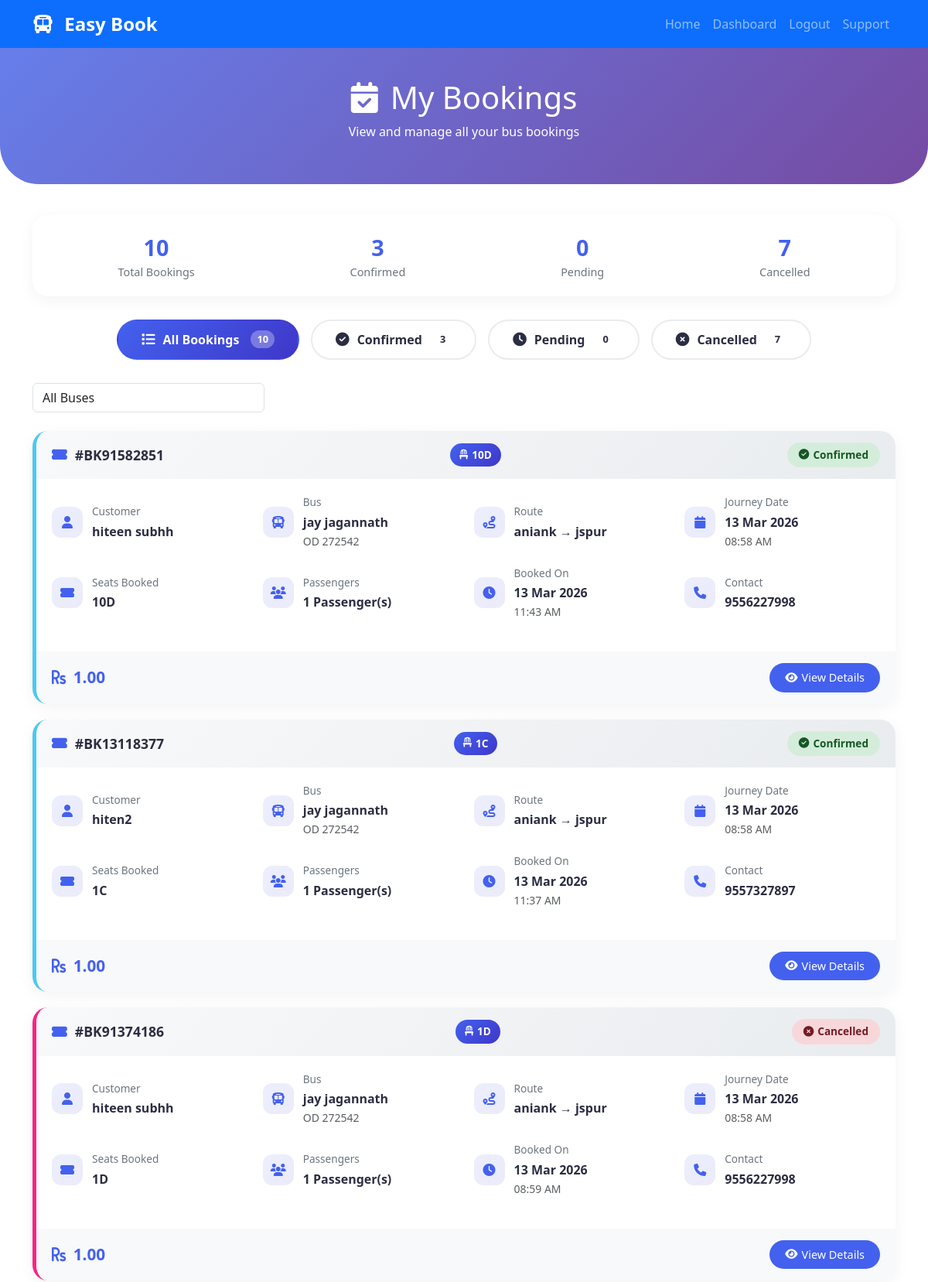
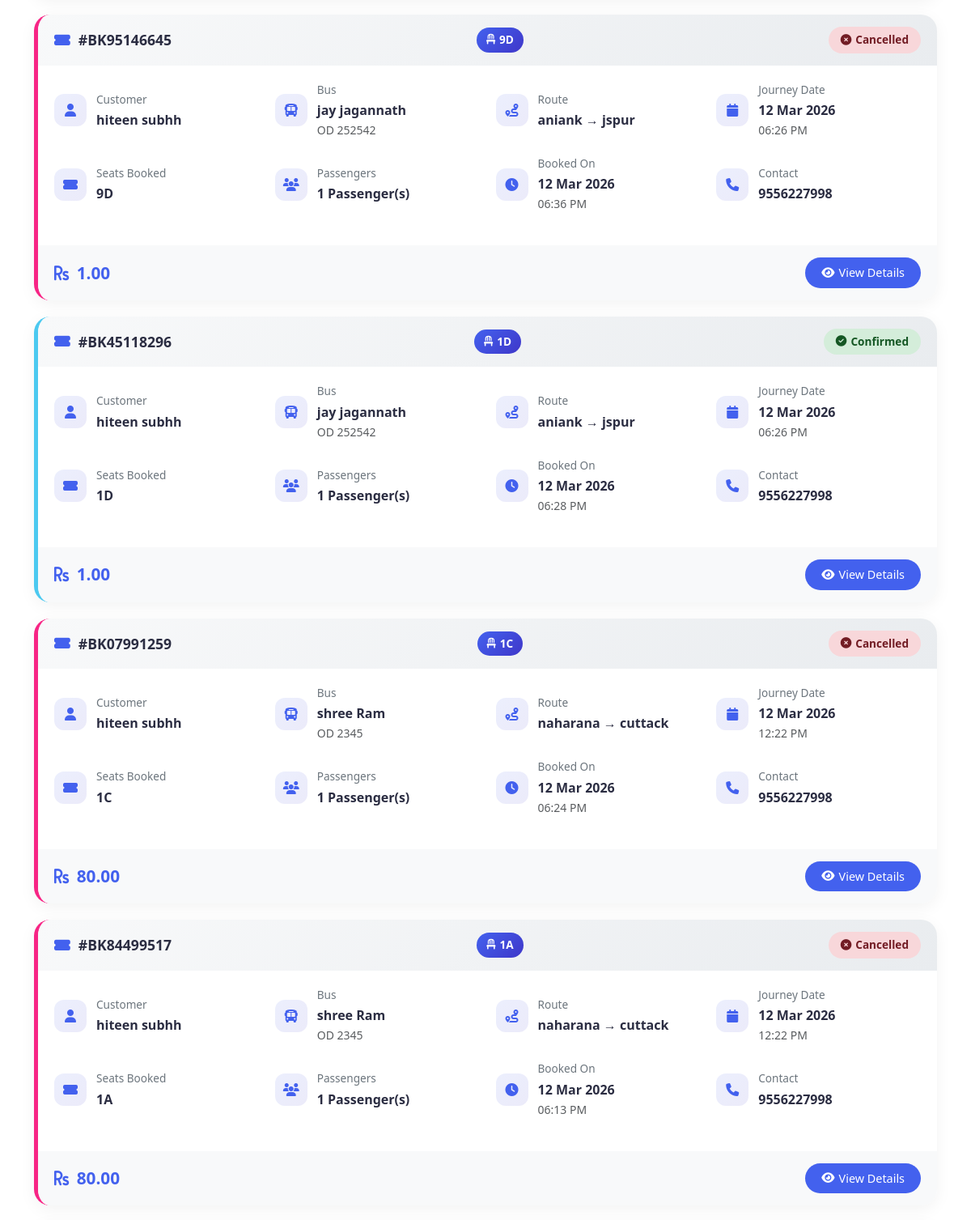
Page /bus-owner/bookings/ (signed in, upper part) on the committed database (2 pictures, top to bottom).
### easybook/apps/bookings/models.py (models this page shows, shortened)
class Booking(models.Model):
    BOOKING_STATUS = (
        ('pending', 'Pending'),
        ('confirmed', 'Confirmed'),
        ('cancelled', 'Cancelled'),
        ('completed', 'Completed'),
    )
    user = models.ForeignKey(User, on_delete=models.CASCADE, limit_choices_to={'user_type': 'customer'}, related_name='customer_bookings')
    route = models.ForeignKey(Route, on_delete=models.CASCADE, related_name='route_bookings')
    booking_date = models.DateTimeField(auto_now_add=True)
    journey_date = models.DateField()
    total_amount = models.DecimalField(max_digits=10, decimal_places=2)
    status = models.CharField(max_length=20, choices=BOOKING_STATUS, default='pending')
    payment_id = models.CharField(max_length=100, blank=True, null=True)
    payment_method = models.CharField(max_length=50, blank=True, null=True)
    booking_reference = models.CharField(max_length=20, unique=True)

class BookedSeat(models.Model):
    GENDER_CHOICES = (
        ('M', 'Male'),
        ('F', 'Female'),
        ('O', 'Other'),
    )
    booking = models.ForeignKey(Booking, on_delete=models.CASCADE, related_name='booked_seats')
    seat = models.ForeignKey(Seat, on_delete=models.CASCADE, related_name='seat_bookings')
    passenger_name = models.CharField(max_length=100)
    passenger_age = models.IntegerField()
    passenger_gender = models.CharField(max_length=10, choices=GENDER_CHOICES)
    passenger_adhar = models.CharField(max_length=12, blank=True, null=True)
    class Meta:
        unique_together = ['booking', 'seat']

### easybook/apps/bus_owners/models.py (models this page shows, shortened)
class Seat(models.Model):
    SEAT_TYPES = (
        ('window', 'Window'),
        ('aisle', 'Aisle'),
        ('middle', 'Middle'),
        ('sleeper_lower', 'Sleeper Lower'),
        ('sleeper_upper', 'Sleeper Upper'),
    )
    bus = models.ForeignKey(Bus, on_delete=models.CASCADE, related_name='seats')
    seat_number = models.CharField(max_length=10)
    seat_type = models.CharField(max_length=20, choices=SEAT_TYPES, default='window')
    seat_row = models.IntegerField()
    seat_column = models.IntegerField()
    is_active = models.BooleanField(default=True)
    class Meta:
        unique_together = ['bus', 'seat_number']
        ordering = ['seat_row', 'seat_column']

class Route(models.Model):
    bus = models.ForeignKey(Bus, on_delete=models.CASCADE, related_name='routes')
    source = models.CharField(max_length=100)
    destination = models.CharField(max_length=100)
    departure_time = models.DateTimeField()
    arrival_time = models.DateTimeField()
    duration = models.CharField(max_length=50, help_text="e.g., 5 hours 30 mins", blank=True)
    fare = models.DecimalField(max_digits=10, decimal_places=2)
    available_seats = models.IntegerField()
    operating_days = models.CharField(max_length=100, help_text="Mon,Tue,Wed,Thu,Fri,Sat,Sun", default="All Days")

class Bus(models.Model):
    BUS_TYPES = (
        ('ac', 'AC'),
        ('non_ac', 'Non AC'),
        ('sleeper', 'Sleeper'),
        ('seater', 'Seater'),
        ('ac_sleeper', 'AC Sleeper'),
        ('luxury', 'Luxury'),
    )
    BUS_LAYOUTS = (
        ('2x2', '2 x 2 (4 seats per row)'),
        ('2x1', '2 x 1 (3 seats per row)'),
        ('1x2', '1 x 2 (3 seats per row)'),
        ('sleeper_2x1', 'Sleeper 2 x 1'),
        ('sleeper_1x1', 'Sleeper 1 x 1'),
    )
    owner = models.ForeignKey(User, on_delete=models.CASCADE, limit_choices_to={'user_type': 'bus_owner'}, related_name='buses')
    bus_name = models.CharField(max_length=100)
    bus_type = models.CharField(max_length=20, choices=BUS_TYPES)
    bus_number = models.CharField(max_length=20, unique=True)
    total_seats = models.IntegerField()
    seat_layout = models.CharField(max_length=20, choices=BUS_LAYOUTS, default='2x2')
    amenities = models.TextField(help_text="AC, WiFi, Charging point, etc.", blank=True)
    bus_image = models.ImageField(upload_to='bus_images/', null=True, blank=True)
    is_active = models.BooleanField(default=True)
    created_at = models.DateTimeField(auto_now_add=True)
    updated_at = models.DateTimeField(auto_now=True)

### easybook/apps/accounts/models.py (models this page shows, shortened)
class User(AbstractUser):
    USER_TYPES = (
        ('customer', 'Customer'),
        ('bus_owner', 'Bus Owner'),
        ('admin', 'Admin'),
    )
    user_type = models.CharField(max_length=20, choices=USER_TYPES, default='customer')
    phone = models.CharField(max_length=15, unique=True)
    email_verified = models.BooleanField(default=False)
    phone_verified = models.BooleanField(default=False)
    profile_pic = models.ImageField(upload_to='profile_pics/', null=True, blank=True)
    address = models.CharField(max_length=255, blank=True, null=True)
    city = models.CharField(max_length=100, blank=True, null=True)
    state = models.CharField(max_length=100, blank=True, null=True)
    pincode = models.CharField(max_length=10, blank=True, null=True)
    date_of_birth = models.DateField(null=True, blank=True)
    created_at = models.DateTimeField(auto_now_add=True)
    updated_at = models.DateTimeField(auto_now=True)
    groups = models.ManyToManyField(
        'auth.Group',
        verbose_name='groups',
        blank=True,
        help_text='The groups this user belongs to.',
        related_name="custom_user_set",
        related_query_name="custom_user",
    )
    user_permissions = models.ManyToManyField(
        'auth.Permission',
        verbose_name='user permissions',
        blank=True,
        help_text='Specific permissions for this user.',
        related_name="custom_user_set",
        related_query_name="custom_user",
    )

### easybook/apps/bus_owners/views.py (the view)
# urls.py: path('bookings/', views.bus_bookings, name='bus_bookings'),
@login_required
def bus_bookings(request):
    if request.user.user_type != 'bus_owner':
        messages.error(request, 'Access denied. Bus owner only.')
        return redirect('home')
    buses = Bus.objects.filter(owner=request.user)
    all_routes = Route.objects.filter(bus__in=buses)
    bookings = Booking.objects.filter(route__in=all_routes).order_by('-booking_date')
    status = request.GET.get('status')
    if status:
        bookings = bookings.filter(status=status)
    bus_id = request.GET.get('bus')
    if bus_id:
        bookings = bookings.filter(route__bus_id=bus_id)
    total_bookings = Booking.objects.filter(route__in=all_routes).count()
    confirmed_bookings = Booking.objects.filter(route__in=all_routes, status='confirmed').count()
    pending_bookings = Booking.objects.filter(route__in=all_routes, status='pending').count()
    cancelled_bookings = Booking.objects.filter(route__in=all_routes, status='cancelled').count()
    context = {
        'bookings': bookings,
        'buses': buses,
        'total_bookings': total_bookings,
        'confirmed_bookings': confirmed_bookings,
        'pending_bookings': pending_bookings,
        'cancelled_bookings': cancelled_bookings,
    }
    return render(request, 'bus_owner/bookings.html', context)

### templates/bus_owner/bookings.html (shortened to what this page needs)
{% extends 'base.html' %}
{% block content %}
<div class="page-header">
    <div class="container">
        <h1><i class="fas fa-calendar-check me-3"></i>My Bookings</h1>
        <p>View and manage all your bus bookings</p>
    </div>
</div>
<div class="container mb-5">
    <div class="stats-card">
        <div class="stat-item">
            <div class="stat-value">{{ total_bookings }}</div>
            <div class="stat-label">Total Bookings</div>
        </div>
        <div class="stat-item">
            <div class="stat-value">{{ confirmed_bookings }}</div>
            <div class="stat-label">Confirmed</div>
        </div>
        <div class="stat-item">
            <div class="stat-value">{{ pending_bookings }}</div>
            <div class="stat-label">Pending</div>
        </div>
        <div class="stat-item">
            <div class="stat-value">{{ cancelled_bookings }}</div>
            <div class="stat-label">Cancelled</div>
        </div>
    </div>
    <div class="filter-tabs">
        <div class="filter-tab {% if not request.GET.status %}active{% endif %}" onclick="filterBookings('all')">
            <i class="fas fa-list"></i>
            All Bookings
            <span class="count">{{ total_bookings }}</span>
        </div>
        <div class="filter-tab {% if request.GET.status == 'confirmed' %}active{% endif %}" onclick="filterBookings('confirmed')">
            <i class="fas fa-check-circle"></i>
            Confirmed
            <span class="count">{{ confirmed_bookings }}</span>
        </div>
        <div class="filter-tab {% if request.GET.status == 'pending' %}active{% endif %}" onclick="filterBookings('pending')">
            <i class="fas fa-clock"></i>
            Pending
            <span class="count">{{ pending_bookings }}</span>
        </div>
        <div class="filter-tab {% if request.GET.status == 'cancelled' %}active{% endif %}" onclick="filterBookings('cancelled')">
            <i class="fas fa-times-circle"></i>
            Cancelled
            <span class="count">{{ cancelled_bookings }}</span>
        </div>
    </div>
    {% if buses %}
    <div class="mb-4">
        <select class="form-control" style="max-width: 300px;" onchange="filterByBus(this.value)">
            <option value="">All Buses</option>
        </select>
    </div>
    {% endif %}
    {% if bookings %}
        {% for booking in bookings %}
        <div class="booking-card {{ booking.status }}" data-status="{{ booking.status }}">
            <div class="booking-header">
                <div class="booking-ref">
                    <i class="fas fa-ticket-alt"></i>
                    #{{ booking.booking_reference }}
                </div>
                <div class="seat-numbers">
                    {% for seat in booking.booked_seats.all %}
                    <span class="seat-badge">
                        <i class="fas fa-chair"></i>
                        {{ seat.seat.seat_number }}
                    </span>
                    {% endfor %}
                </div>
                <div class="status-badge {{ booking.status }}">
                    <i class="fas
                        {% if booking.status == 'confirmed' %}fa-check-circle
                        {% elif booking.status == 'pending' %}fa-clock
                        {% elif booking.status == 'cancelled' %}fa-times-circle
                        {% else %}fa-question-circle{% endif %}">
                    </i>
                    {{ booking.status|title }}
                </div>
            </div>
            <div class="booking-body">
                <div class="info-grid">
                    <div class="info-item">
                        <div class="info-icon">
                            <i class="fas fa-user"></i>
                        </div>
                        <div class="info-content">
                            <div class="info-label">Customer</div>
                            <div class="info-value">{{ booking.user.get_full_name|default:booking.user.username }}</div>
                        </div>
                    </div>
                    <div class="info-item">
                        <div class="info-icon">
                            <i class="fas fa-bus"></i>
                        </div>
                        <div class="info-content">
                            <div class="info-label">Bus</div>
                            <div class="info-value">{{ booking.route.bus.bus_name }}</div>
                            <small class="text-muted">{{ booking.route.bus.bus_number }}</small>
                        </div>
                    </div>
                    <div class="info-item">
                        <div class="info-icon">
                            <i class="fas fa-route"></i>
                        </div>
                        <div class="info-content">
                            <div class="info-label">Route</div>
                            <div class="info-value">{{ booking.route.source }} → {{ booking.route.destination }}</div>
                        </div>
                    </div>
                    <div class="info-item">
                        <div class="info-icon">
                            <i class="fas fa-calendar"></i>
                        </div>
                        <div class="info-content">
                            <div class="info-label">Journey Date</div>
                            <div class="info-value">{{ booking.journey_date|date:"d M Y" }}</div>
                            <small class="text-muted">{{ booking.route.departure_time|date:"h:i A" }}</small>
                        </div>
                    </div>
                </div>
                <div class="info-grid">
                    <div class="info-item">
                        <div class="info-icon">
                            <i class="fas fa-ticket-alt"></i>
                        </div>
                        <div class="info-content">
                            <div class="info-label">Seats Booked</div>
                            <div class="info-value">
                                {% for seat in booking.booked_seats.all %}
                                    {{ seat.seat.seat_number }}{% if not forloop.last %}, {% endif %}
                                {% endfor %}
                            </div>
                        </div>
                    </div>
                    <div class="info-item">
                        <div class="info-icon">
                            <i class="fas fa-users"></i>
                        </div>
                        <div class="info-content">
                            <div class="info-label">Passengers</div>
                            <div class="info-value">{{ booking.booked_seats.count }} Passenger(s)</div>
                        </div>
                    </div>
                    <div class="info-item">
                        <div class="info-icon">
                            <i class="fas fa-clock"></i>
                        </div>
                        <div class="info-content">
                            <div class="info-label">Booked On</div>
                            <div class="info-value">{{ booking.booking_date|date:"d M Y" }}</div>
                            <small class="text-muted">{{ booking.booking_date|date:"h:i A" }}</small>
                        </div>
                    </div>
                    <div class="info-item">
                        <div class="info-icon">
                            <i class="fas fa-phone"></i>
                        </div>
                        <div class="info-content">
                            <div class="info-label">Contact</div>
                            <div class="info-value">{{ booking.user.phone }}</div>
                        </div>
                    </div>
                </div>
            </div>
            <div class="booking-footer">
                <div class="amount">
                    <i class="fas fa-rupee-sign me-1"></i>
                    {{ booking.total_amount|floatformat:2 }}
                </div>
                <div class="action-buttons">
                    <a href="{% url 'booking_details' booking.id %}" class="btn-view">
                        <i class="fas fa-eye"></i> View Details
                    </a>
                </div>
            </div>
        </div>
        {% endfor %}
    {% else %}
    <div class="empty-state">
        <i class="fas fa-ticket-alt"></i>
        <h3>No Bookings Found</h3>
        <p>There are no bookings matching your criteria.</p>
    </div>
    {% endif %}
</div>
{% endblock %}

### rows in the picture
Booking: booking_reference "BK91582851", status "Confirmed", user.get_full_name "hiteen subhh", route.bus.bus_name "jay jagannath", route.bus.bus_number "OD 272542", route.source "aniank", route.destination "jspur", journey_date "13 Mar 2026", route.departure_time "08:58 AM", booked_seats.count "1", booking_date "13 Mar 2026", booking_date "11:43 AM", user.phone "9556227998", total_amount "1.00"
BookedSeat: seat.seat_number "10D"
Booking: booking_reference "BK13118377", status "Confirmed", user.get_full_name "hiten2", route.bus.bus_name "jay jagannath", route.bus.bus_number "OD 272542", route.source "aniank", route.destination "jspur", journey_date "13 Mar 2026", route.departure_time "08:58 AM", booked_seats.count "1", booking_date "13 Mar 2026", booking_date "11:37 AM", user.phone "9557327897", total_amount "1.00"
BookedSeat: seat.seat_number "1C"
Booking: booking_reference "BK91374186", status "Cancelled", user.get_full_name "hiteen subhh", route.bus.bus_name "jay jagannath", route.bus.bus_number "OD 272542", route.source "aniank", route.destination "jspur", journey_date "13 Mar 2026", route.departure_time "08:58 AM", booked_seats.count "1", booking_date "13 Mar 2026", booking_date "08:59 AM", user.phone "9556227998", total_amount "1.00"
BookedSeat: seat.seat_number "1D"
Booking: booking_reference "BK95146645", status "Cancelled", user.get_full_name "hiteen subhh", route.bus.bus_name "jay jagannath", route.bus.bus_number "OD 252542", route.source "aniank", route.destination "jspur", journey_date "12 Mar 2026", route.departure_time "06:26 PM", booked_seats.count "1", booking_date "12 Mar 2026", booking_date "06:36 PM", user.phone "9556227998", total_amount "1.00"
BookedSeat: seat.seat_number "9D"
Booking: booking_reference "BK45118296", status "Confirmed", user.get_full_name "hiteen subhh", route.bus.bus_name "jay jagannath", route.bus.bus_number "OD 252542", route.source "aniank", route.destination "jspur", journey_date "12 Mar 2026", route.departure_time "06:26 PM", booked_seats.count "1", booking_date "12 Mar 2026", booking_date "06:28 PM", user.phone "9556227998", total_amount "1.00"
BookedSeat: seat.seat_number "1D"
Booking: booking_reference "BK07991259", status "Cancelled", user.get_full_name "hiteen subhh", route.bus.bus_name "shree Ram", route.bus.bus_number "OD 2345", route.source "naharana", route.destination "cuttack", journey_date "12 Mar 2026", route.departure_time "12:22 PM", booked_seats.count "1", booking_date "12 Mar 2026", booking_date "06:24 PM", user.phone "9556227998", total_amount "80.00"
BookedSeat: seat.seat_number "1C"
Booking: booking_reference "BK84499517", status "Cancelled", user.get_full_name "hiteen subhh", route.bus.bus_name "shree Ram", route.bus.bus_number "OD 2345", route.source "naharana", route.destination "cuttack", journey_date "12 Mar 2026", route.departure_time "12:22 PM", booked_seats.count "1", booking_date "12 Mar 2026", booking_date "06:13 PM", user.phone "9556227998", total_amount "80.00"
BookedSeat: seat.seat_number "1A"

### other values in the picture
{{ total_bookings }} "10"
{{ confirmed_bookings }} "3"
{{ pending_bookings }} "0"
{{ cancelled_bookings }} "7"
